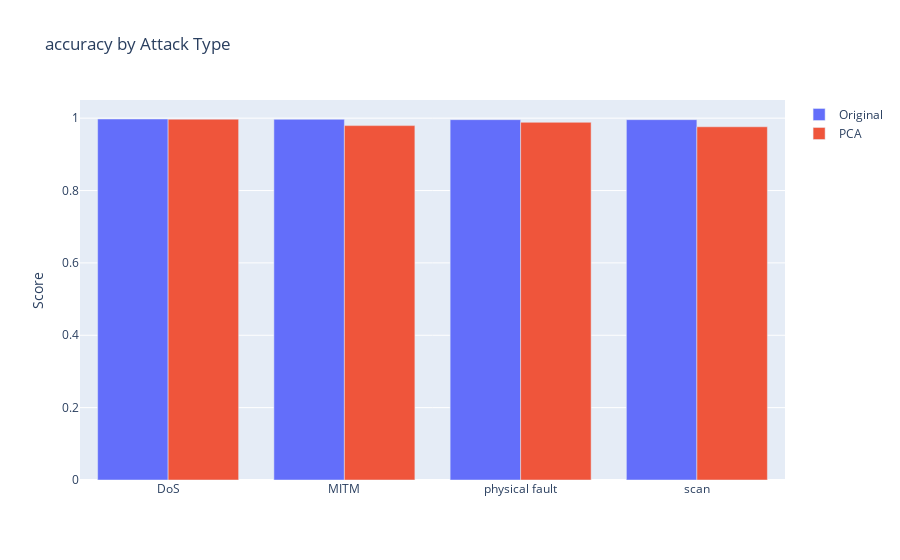
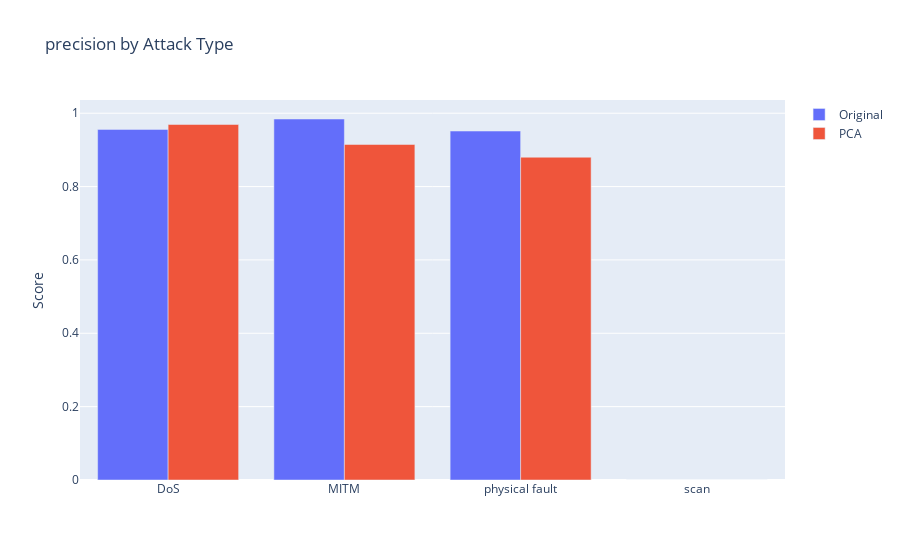
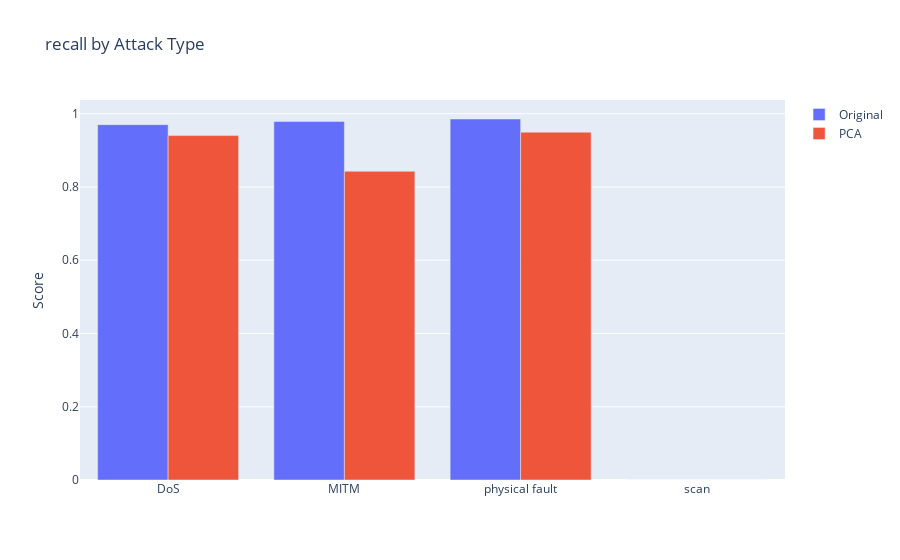
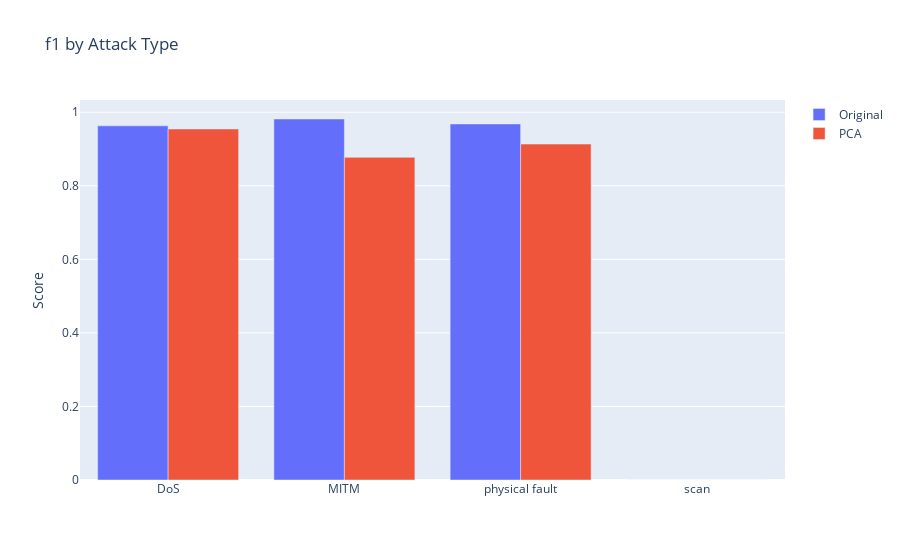

Here is the notebook cell these charts were saved with, in order:
### Code cell
# Visualize multi-class results
def plot_attack_metrics(metric_name):
    attacks = list(multiclass_results.keys())
    original_values = [results[metric_name] for results in multiclass_results.values()]
    pca_values = [results[metric_name] for results in multiclass_results_pca.values()]
    
    fig = go.Figure(data=[
        go.Bar(name='Original', x=attacks, y=original_values),
        go.Bar(name='PCA', x=attacks, y=pca_values)
    ])
    
    fig.update_layout(
        title=f'{metric_name} by Attack Type',
        barmode='group',
        yaxis_title='Score'
    )
    return fig

# Plot key metrics
metrics_to_plot = ['accuracy', 'precision', 'recall', 'f1']
for metric in metrics_to_plot:
    plot_attack_metrics(metric).show()

### Figure 1 — Plotly figure (JSON) as saved in the notebook; plotly's stock layout.template omitted (floating-point values rounded to 4 significant figures)
{"data": [{"name": "Original", "type": "bar", "x": ["DoS", "MITM", "physical fault", "scan"], "y": [0.9977, 0.9968, 0.9959, 0.9959]}, {"name": "PCA", "type": "bar", "x": ["DoS", "MITM", "physical fault", "scan"], "y": [0.9973, 0.9794, 0.9886, 0.9762]}], "layout": {"barmode": "group", "title": {"text": "accuracy by Attack Type"}, "yaxis": {"title": {"text": "Score"}}}}

### Figure 2 — Plotly figure (JSON) as saved in the notebook; plotly's stock layout.template omitted (floating-point values rounded to 4 significant figures)
{"data": [{"name": "Original", "type": "bar", "x": ["DoS", "MITM", "physical fault", "scan"], "y": [0.9559, 0.9842, 0.9514, 0]}, {"name": "PCA", "type": "bar", "x": ["DoS", "MITM", "physical fault", "scan"], "y": [0.9692, 0.9148, 0.88, 0]}], "layout": {"barmode": "group", "title": {"text": "precision by Attack Type"}, "yaxis": {"title": {"text": "Score"}}}}

### Figure 3 — Plotly figure (JSON) as saved in the notebook; plotly's stock layout.template omitted (floating-point values rounded to 4 significant figures)
{"data": [{"name": "Original", "type": "bar", "x": ["DoS", "MITM", "physical fault", "scan"], "y": [0.9701, 0.9791, 0.9856, 0]}, {"name": "PCA", "type": "bar", "x": ["DoS", "MITM", "physical fault", "scan"], "y": [0.9403, 0.8429, 0.9496, 0]}], "layout": {"barmode": "group", "title": {"text": "recall by Attack Type"}, "yaxis": {"title": {"text": "Score"}}}}

### Figure 4 — Plotly figure (JSON) as saved in the notebook; plotly's stock layout.template omitted (floating-point values rounded to 4 significant figures)
{"data": [{"name": "Original", "type": "bar", "x": ["DoS", "MITM", "physical fault", "scan"], "y": [0.963, 0.9816, 0.9682, 0]}, {"name": "PCA", "type": "bar", "x": ["DoS", "MITM", "physical fault", "scan"], "y": [0.9545, 0.8774, 0.9135, 0]}], "layout": {"barmode": "group", "title": {"text": "f1 by Attack Type"}, "yaxis": {"title": {"text": "Score"}}}}
